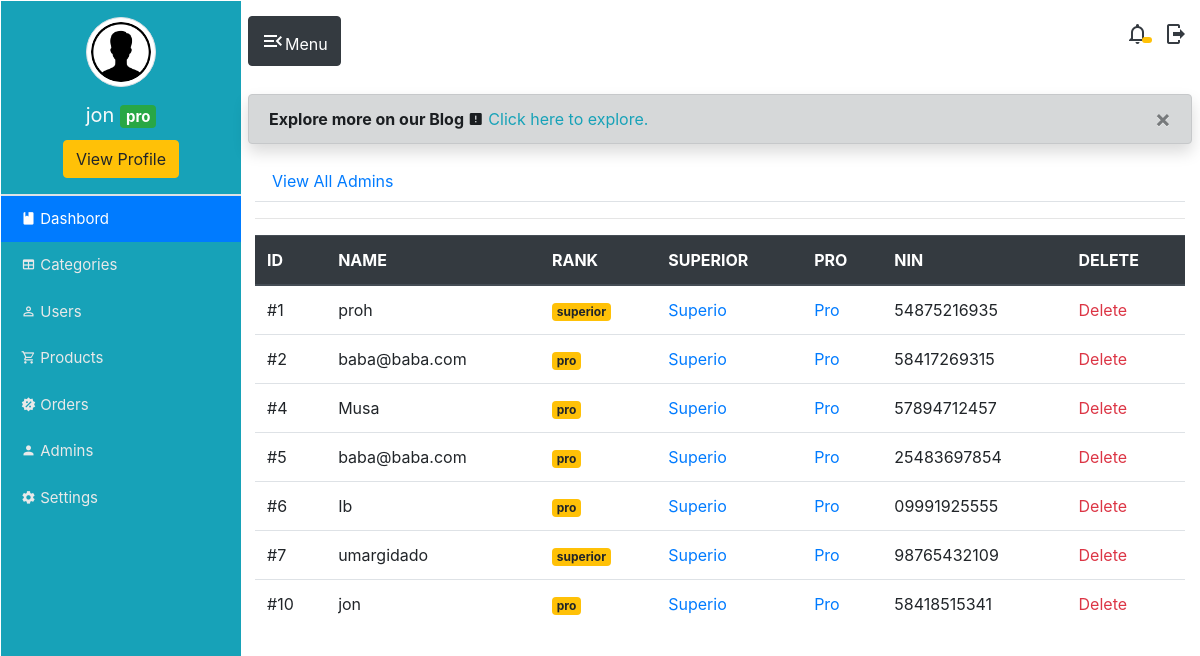
Screenshot of /admin/edit_admin.php (signed in) with the database file from the repository.
### tables this page shows
CREATE TABLE `admin_list` (
  `admin_id` int(255) NOT NULL,
  `admin_name` varchar(255) NOT NULL,
  `admin_email` varchar(255) NOT NULL,
  `admin_image` text NOT NULL,
  `admin_rank` varchar(255) NOT NULL,
  `admin_phone` varchar(255) NOT NULL,
  `admin_password` varchar(22) NOT NULL,
  `admin_nin` varchar(11) NOT NULL
);

### admin/edit_admin.php (the view, shortened to what this page needs)
<?php include "includes/admin_header.php";
include "../includes/db.php";
?>
<?php include "includes/navigation.php" ?>
<div class="main">
    <div class="shadow alert alert-dark alert-dismissible fade show mx-2 my-2">
        <button type="button" class="close" data-dismiss="alert">&times;</button>
        <strong>Explore more on our Blog <span class="mdi mdi-alert-box"></span></strong>
        <a href="" class="text-info" style="text-decoration: none;">Click here to explore.</a>
    </div>
    <?php
    if (isset($_SESSION['admin_id'])) {
        $query = "SELECT * FROM admin_list";
        $select_all_admins = mysqli_query($connection, $query);
    ?>
        <div class="container my-3">
            <ul class="nav nav-tabs">
                <li class="nav-item"><a href='admin.php' class='nav-link'>View All Admins</a>
                </li>
            </ul>
            <hr>
            <table class="table table-hover">
                <thead class="thead-dark text-light">
                    <th>ID</th>
                    <th>NAME</th>
                    <th>RANK</th>
                    <th>SUPERIOR</th>
                    <th>PRO</th>
                    <th>NIN</th>
                    <th>DELETE</th>
                </thead>
                <tbody>
                    <?php
                    while ($row = mysqli_fetch_assoc($select_all_admins)) {
                        $admin_id = $row['admin_id'];
                        $admin_name = $row['admin_name'];
                        $admin_rank = $row['admin_rank'];
                        $admin_nin = $row['admin_nin'];
                        echo "<tr>";
                        echo "<td>#$admin_id</td>";
                        echo "<td>$admin_name</td>";
                        echo "<td><span class='badge badge-warning'>$admin_rank</span></td>";
                        echo "<td><a href='edit_admin.php?admin_superior={$admin_id}'>Superio</a></td>";
                        echo "<td><a href='edit_admin.php?admin_pro={$admin_id}'>Pro</a></td>";
                        echo "<td>$admin_nin</td>";
                        echo "<td><a href='edit_admin.php?admin_delete={$admin_id}' class='text-danger'>Delete</a></td>";
                        echo "</tr>";
                    }
                    ?>
                </tbody>
            </table>
        </div>
    <?php
    }
    ?>
</div>
<?php include "includes/admin_footer.php" ?>

### admin/includes/navigation.php (shortened to what this page needs)
<div class="sidenav bg-info">
    <div class="topnav">
        <?php
        if (isset($_SESSION['admin_id'])) {
            $admin_id = $_SESSION['admin_id'];
            $query = "SELECT * FROM admin_list WHERE admin_id = {$admin_id}";
            $select_admin_query = mysqli_query($connection, $query);
            while ($row = mysqli_fetch_assoc($select_admin_query)) {
                $admin_name = $row['admin_name'];
                $admin_rank = $row['admin_rank'];
                $admin_image = $row['admin_image'];
                echo "<img src='../image/$admin_image' alt='Profile image' class='img img-thumbnail rounded-circle mx-auto mt-3' width=''>";
        ?>
                <h5 class="text-center font-weight-normal mx-auto mt-3 text-light">
                    <?php
                    echo $admin_name;
                    ?>
                    <span class="badge badge-success"><?php
                                                        echo $admin_rank;
                                                        ?>
                    </span>
                </h5>
                <?php
                echo "<a href='view_profile.php?u_id={$admin_id}' class='btn btn-warning mx-auto mt-1 '>View Profile</a>";
                ?>
    </div>
    <hr class="border">
    <div class="navmain mt-n3">
        <ul class="list-group list-group-flush">
            <a href="admin_dashboard.php" class="navlink">
                <li class="navlist list-group-item active">
                    <span class="mdi mdi-book"></span> Dashbord
                </li>
            </a>
            <a href="./categories.php" class="navlink">
                <li class="navlist list-group-item">
                    <span class="mdi mdi-table"></span> Categories
                </li>
            </a>
            <a href="./users.php" class="navlink">
                <li class="navlist list-group-item">
                    <span class="mdi mdi-account-outline"></span>
                    Users
                </li>
            </a>
            <a href="./products.php" class="navlink">
                <li class="navlist list-group-item">
                    <span class="mdi mdi-cart-outline"></span>
                    Products
                </li>
            </a>
            <a href="./orders.php" class="navlink">
                <li class="navlist list-group-item">
                    <span class="mdi mdi-sale"></span> Orders
                </li>
            </a>
            <a href="./admin.php" class="navlink">
                <li class="navlist list-group-item">
                    <span class="mdi mdi-account"></span> Admins
                </li>
            </a>
            <?php
                echo "<a href='settings.php?u_id={$admin_id}' class='navlink'>
                <li class='navlist list-group-item'>
                    <span class='mdi mdi-cog'></span> Settings
                </li>
            </a>";
            ?>
        </ul>
    </div>
</div>
<?php
            }
        }
?>

### admin/css/style.css (style rules this page uses)
.sidenav { width: 20%; margin: 1px; position: absolute; height: 100vh; position: fixed; }
.topnav { text-align: center; justify-content: center; display: grid; }
.img { border-radius: 90%!important; height: 70px; width: 70px }
.navmain { justify-content: center; }
.navlist { list-style-type: none; color: rgb(233, 233, 233); font-size: 15px; background-color: transparent; }
.main { width: 80%; float: right; position: relative; }
.nav-item { justify-content: space-around; list-style-type: none; }

### rows the page displays
admin_list: admin_image (picture), admin_name "jon", admin_rank "pro", admin_id "10", admin_nin "58418515341"
admin_list: admin_id "1", admin_name "proh", admin_rank "superior", admin_nin "54875216935"
admin_list: admin_id "2", admin_name "baba@baba.com", admin_rank "pro", admin_nin "58417269315"
admin_list: admin_id "4", admin_name "Musa", admin_rank "pro", admin_nin "57894712457"
admin_list: admin_id "5", admin_name "baba@baba.com", admin_rank "pro", admin_nin "25483697854"
admin_list: admin_id "6", admin_name "Ib", admin_rank "pro", admin_nin "09991925555"
admin_list: admin_id "7", admin_name "umargidado", admin_rank "superior", admin_nin "98765432109"
